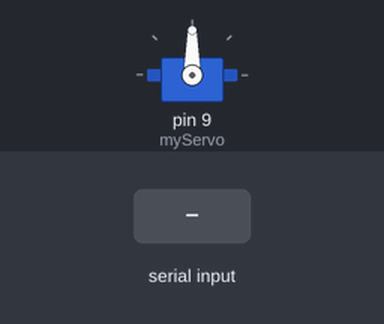
Simulated run of this sketch. Board: Arduino Uno, built with avr-gcc and run on an emulated ATmega328P. Parts: servo. The test bench sets the inputs (shaded band).

Above: at 1.2 s.
1.3 s: "90,45\n" received over Serial
At 1.61 s:
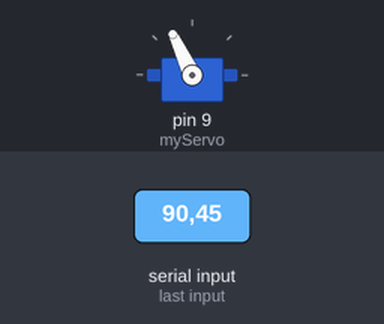
Timing chart, 0 to 10.3 s (numbered marks = the images above; inputs shaded):
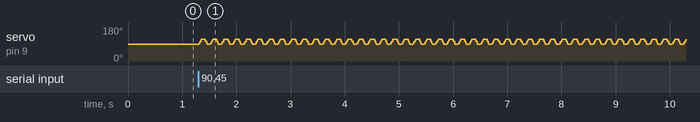

The sketch:

servo_clicker.ino
```cpp
#include <Servo.h>

Servo myServo;
int angle = 90;
int numRotations = 0;

void setup() {
  Serial.begin(9600);
  myServo.attach(9); // Podłącz serwomechanizm do pinu 9
}

void loop() {
  if (Serial.available() > 0) {
    numRotations = Serial.parseInt(); // Wczytaj liczbę obrotów ze Serial Monitora

    for (int i = 0; i < numRotations; i++) {
      // Obróć serwomechanizm o 30 stopni w jednym kierunku
      for (angle = 90; angle <= 115; angle += 1) {
        myServo.write(angle);
        delay(2);
      }

      delay(50); // Poczekaj 1 sekundę

      // Obróć serwomechanizm o 30 stopni w drugim kierunku
      for (angle = 115; angle >= 90; angle -= 1) {
        myServo.write(angle);
        delay(2);
      }

      delay(50); // Poczekaj 1 sekundę
    }
  }
}
```

Measured:
- after the input at 1.3 s, servo on pin 9 (myServo): 90° → 91° at once, then repeats every 0.21 s: 101° 0.02 s, 111° 0.01 s, 115° 0.05 s, 114° 0.02 s, 104° 0.02 s, 94° 0.01 s, 90° 0.05 s, 91° 0.02 s
